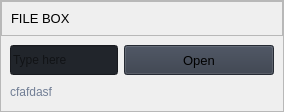
                        <widget class="QFrame" name="project_row_1">
                         <property name="frameShape">
                          <enum>QFrame::Shape::StyledPanel</enum>
                         </property>
                         <property name="frameShadow">
                          <enum>QFrame::Shadow::Raised</enum>
                         </property>
                         <layout class="QVBoxLayout" name="verticalLayout_16">
                          <property name="spacing">
                           <number>0</number>
                          </property>
                          <property name="leftMargin">
                           <number>0</number>
                          </property>
                          <property name="topMargin">
                           <number>0</number>
                          </property>
                          <property name="rightMargin">
                           <number>0</number>
                          </property>
                          <property name="bottomMargin">
                           <number>0</number>
                          </property>
                          <item>
                           <widget class="QFrame" name="frame_div_content_1">
                            <property name="minimumSize">
                             <size>
                              <width>0</width>
                              <height>110</height>
                             </size>
                            </property>
                            <property name="maximumSize">
                             <size>
                              <width>16777215</width>
                              <height>110</height>
                             </size>
                            </property>
                            <property name="frameShape">
                             <enum>QFrame::Shape::NoFrame</enum>
                            </property>
                            <property name="frameShadow">
                             <enum>QFrame::Shadow::Raised</enum>
                            </property>
                            <layout class="QVBoxLayout" name="verticalLayout_17">
                             <property name="spacing">
                              <number>0</number>
                             </property>
                             <property name="leftMargin">
                              <number>0</number>
                             </property>
                             <property name="topMargin">
                              <number>0</number>
                             </property>
                             <property name="rightMargin">
                              <number>0</number>
                             </property>
                             <property name="bottomMargin">
                              <number>0</number>
                             </property>
                             <item>
                              <widget class="QFrame" name="frame_title_wid_1">
                               <property name="maximumSize">
                                <size>
                                 <width>16777215</width>
                                 <height>35</height>
                                </size>
                               </property>
                               <property name="frameShape">
                                <enum>QFrame::Shape::StyledPanel</enum>
                               </property>
                               <property name="frameShadow">
                                <enum>QFrame::Shadow::Raised</enum>
                               </property>
                               <layout class="QVBoxLayout" name="verticalLayout_18">
                                <item>
                                 <widget class="QLabel" name="labelBoxBlenderInstalation">
                                  <property name="font">
                                   <font>
                                    <family>Segoe UI</family>
                                    <pointsize>10</pointsize>
                                    <italic>false</italic>
                                    <bold>false</bold>
                                   </font>
                                  </property>
                                  <property name="styleSheet">
                                   <string notr="true"/>
                                  </property>
                                  <property name="text">
                                   <string>FILE BOX</string>
                                  </property>
                                 </widget>
                                </item>
                               </layout>
                              </widget>
                             </item>
                             <item>
                              <widget class="QFrame" name="frame_content_wid_1">
                               <property name="frameShape">
                                <enum>QFrame::Shape::NoFrame</enum>
                               </property>
                               <property name="frameShadow">
                                <enum>QFrame::Shadow::Raised</enum>
                               </property>
                               <layout class="QHBoxLayout" name="horizontalLayout_9">
                                <item>
                                 <layout class="QGridLayout" name="gridLayout">
                                  <property name="bottomMargin">
                                   <number>0</number>
                                  </property>
                                  <item row="1" column="0" colspan="2">
                                   <widget class="QLabel" name="labelVersion_3">
                                    <property name="styleSheet">
                                     <string notr="true">color: rgb(113, 126, 149);</string>
                                    </property>
                                    <property name="lineWidth">
                                     <number>1</number>
                                    </property>
                                    <property name="text">
                                     <string>cfafdasf</string>
                                    </property>
                                    <property name="alignment">
                                     <set>Qt::AlignmentFlag::AlignLeading|Qt::AlignmentFlag::AlignLeft|Qt::AlignmentFlag::AlignVCenter</set>
                                    </property>
                                   </widget>
                                  </item>
                                  <item row="0" column="0">
                                   <widget class="QLineEdit" name="lineEdit">
                                    <property name="minimumSize">
                                     <size>
                                      <width>0</width>
                                      <height>30</height>
                                     </size>
                                    </property>
                                    <property name="styleSheet">
                                     <string notr="true">background-color: rgb(33, 37, 43);</string>
                                    </property>
                                    <property name="text">
                                     <string/>
                                    </property>
                                    <property name="placeholderText">
                                     <string>Type here</string>
                                    </property>
                                   </widget>
                                  </item>
                                  <item row="0" column="1">
                                   <widget class="QPushButton" name="pushButton">
                                    <property name="minimumSize">
                                     <size>
                                      <width>150</width>
                                      <height>30</height>
                                     </size>
                                    </property>
                                    <property name="font">
                                     <font>
                                      <family>Segoe UI</family>
                                      <pointsize>10</pointsize>
                                      <italic>false</italic>
                                      <bold>false</bold>
                                     </font>
                                    </property>
                                    <property name="cursor">
                                     <cursorShape>PointingHandCursor</cursorShape>
                                    </property>
                                    <property name="styleSheet">
                                     <string notr="true">background-color: rgb(52, 59, 72);</string>
                                    </property>
                                    <property name="text">
                                     <string>Open</string>
                                    </property>
                                    <property name="icon">
                                     <iconset resource="resources.qrc">
                                      <normaloff>:/icons/images/icons/cil-folder-open.png</normaloff>:/icons/images/icons/cil-folder-open.png</iconset>
                                    </property>
                                   </widget>
                                  </item>
                                 </layout>
                                </item>
                               </layout>
                              </widget>
                             </item>
                            </layout>
                           </widget>
                          </item>
                         </layout>
                        </widget>
